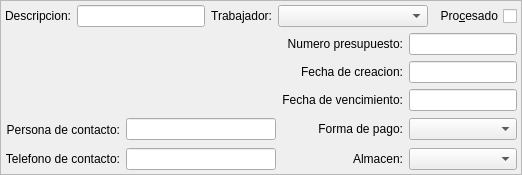
    <widget class="QFrame" name="frame">
     <property name="sizePolicy">
      <sizepolicy hsizetype="Expanding" vsizetype="Preferred">
       <horstretch>0</horstretch>
       <verstretch>0</verstretch>
      </sizepolicy>
     </property>
     <property name="minimumSize">
      <size>
       <width>0</width>
       <height>0</height>
      </size>
     </property>
     <property name="frameShape">
      <enum>QFrame::StyledPanel</enum>
     </property>
     <property name="frameShadow">
      <enum>QFrame::Raised</enum>
     </property>
     <layout class="QGridLayout" name="gridLayout">
      <property name="leftMargin">
       <number>4</number>
      </property>
      <property name="topMargin">
       <number>4</number>
      </property>
      <property name="rightMargin">
       <number>4</number>
      </property>
      <property name="bottomMargin">
       <number>4</number>
      </property>
      <item row="0" column="0" colspan="4">
       <layout class="QHBoxLayout" name="horizontalLayout">
        <item>
         <widget class="QLabel" name="label8">
          <property name="sizePolicy">
           <sizepolicy hsizetype="Preferred" vsizetype="Fixed">
            <horstretch>0</horstretch>
            <verstretch>0</verstretch>
           </sizepolicy>
          </property>
          <property name="text">
           <string>Descripcion:</string>
          </property>
          <property name="alignment">
           <set>Qt::AlignRight|Qt::AlignTrailing|Qt::AlignVCenter</set>
          </property>
          <property name="buddy">
           <cstring>mui_descpresupuesto</cstring>
          </property>
         </widget>
        </item>
        <item>
         <widget class="QLineEdit" name="mui_descpresupuesto">
          <property name="sizePolicy">
           <sizepolicy hsizetype="Expanding" vsizetype="Preferred">
            <horstretch>0</horstretch>
            <verstretch>0</verstretch>
           </sizepolicy>
          </property>
          <property name="maxLength">
           <number>150</number>
          </property>
         </widget>
        </item>
        <item>
         <widget class="QLabel" name="label10">
          <property name="sizePolicy">
           <sizepolicy hsizetype="Preferred" vsizetype="Fixed">
            <horstretch>0</horstretch>
            <verstretch>0</verstretch>
           </sizepolicy>
          </property>
          <property name="text">
           <string>Trabajador:</string>
          </property>
          <property name="alignment">
           <set>Qt::AlignRight|Qt::AlignTrailing|Qt::AlignVCenter</set>
          </property>
          <property name="buddy">
           <cstring>mui_idtrabajador</cstring>
          </property>
         </widget>
        </item>
        <item>
         <widget class="BfBuscarTrabajador" name="mui_idtrabajador">
          <property name="minimumSize">
           <size>
            <width>150</width>
            <height>0</height>
           </size>
          </property>
          <property name="maximumSize">
           <size>
            <width>150</width>
            <height>16777215</height>
           </size>
          </property>
         </widget>
        </item>
        <item>
         <widget class="QCheckBox" name="mui_procesadopresupuesto">
          <property name="layoutDirection">
           <enum>Qt::RightToLeft</enum>
          </property>
          <property name="text">
           <string>Pro&amp;cesado</string>
          </property>
         </widget>
        </item>
       </layout>
      </item>
      <item row="1" column="0" rowspan="3" colspan="2">
       <widget class="BlSearchWidget" name="mui_idcliente" native="true">
        <property name="sizePolicy">
         <sizepolicy hsizetype="Ignored" vsizetype="Ignored">
          <horstretch>0</horstretch>
          <verstretch>0</verstretch>
         </sizepolicy>
        </property>
        <property name="minimumSize">
         <size>
          <width>100</width>
          <height>0</height>
         </size>
        </property>
       </widget>
      </item>
      <item row="1" column="2">
       <widget class="QLabel" name="label7">
        <property name="sizePolicy">
         <sizepolicy hsizetype="Preferred" vsizetype="Fixed">
          <horstretch>0</horstretch>
          <verstretch>0</verstretch>
         </sizepolicy>
        </property>
        <property name="text">
         <string>Numero presupuesto:</string>
        </property>
        <property name="alignment">
         <set>Qt::AlignRight|Qt::AlignTrailing|Qt::AlignVCenter</set>
        </property>
        <property name="buddy">
         <cstring>mui_numpresupuesto</cstring>
        </property>
       </widget>
      </item>
      <item row="1" column="3">
       <widget class="QLineEdit" name="mui_numpresupuesto">
        <property name="sizePolicy">
         <sizepolicy hsizetype="Preferred" vsizetype="Preferred">
          <horstretch>0</horstretch>
          <verstretch>0</verstretch>
         </sizepolicy>
        </property>
        <property name="minimumSize">
         <size>
          <width>100</width>
          <height>0</height>
         </size>
        </property>
        <property name="maximumSize">
         <size>
          <width>150</width>
          <height>16777215</height>
         </size>
        </property>
       </widget>
      </item>
      <item row="2" column="2">
       <widget class="QLabel" name="label15">
        <property name="sizePolicy">
         <sizepolicy hsizetype="Preferred" vsizetype="Fixed">
          <horstretch>0</horstretch>
          <verstretch>0</verstretch>
         </sizepolicy>
        </property>
        <property name="text">
         <string>Fecha de creacion:</string>
        </property>
        <property name="alignment">
         <set>Qt::AlignRight|Qt::AlignTrailing|Qt::AlignVCenter</set>
        </property>
        <property name="buddy">
         <cstring>mui_fpresupuesto</cstring>
        </property>
       </widget>
      </item>
      <item row="2" column="3">
       <widget class="BlDateSearch" name="mui_fpresupuesto">
        <property name="minimumSize">
         <size>
          <width>100</width>
          <height>0</height>
         </size>
        </property>
        <property name="maximumSize">
         <size>
          <width>150</width>
          <height>16777215</height>
         </size>
        </property>
       </widget>
      </item>
      <item row="3" column="2">
       <widget class="QLabel" name="label11">
        <property name="sizePolicy">
         <sizepolicy hsizetype="Preferred" vsizetype="Fixed">
          <horstretch>0</horstretch>
          <verstretch>0</verstretch>
         </sizepolicy>
        </property>
        <property name="text">
         <string>Fecha de vencimiento:</string>
        </property>
        <property name="alignment">
         <set>Qt::AlignRight|Qt::AlignTrailing|Qt::AlignVCenter</set>
        </property>
        <property name="buddy">
         <cstring>mui_vencpresupuesto</cstring>
        </property>
       </widget>
      </item>
      <item row="3" column="3">
       <widget class="BlDateSearch" name="mui_vencpresupuesto">
        <property name="minimumSize">
         <size>
          <width>100</width>
          <height>0</height>
         </size>
        </property>
        <property name="maximumSize">
         <size>
          <width>150</width>
          <height>16777215</height>
         </size>
        </property>
       </widget>
      </item>
      <item row="4" column="0">
       <widget class="QLabel" name="label9">
        <property name="sizePolicy">
         <sizepolicy hsizetype="Preferred" vsizetype="Fixed">
          <horstretch>0</horstretch>
          <verstretch>0</verstretch>
         </sizepolicy>
        </property>
        <property name="minimumSize">
         <size>
          <width>0</width>
          <height>25</height>
         </size>
        </property>
        <property name="text">
         <string>Persona de contacto:</string>
        </property>
        <property name="alignment">
         <set>Qt::AlignRight|Qt::AlignTrailing|Qt::AlignVCenter</set>
        </property>
        <property name="buddy">
         <cstring>mui_contactpresupuesto</cstring>
        </property>
       </widget>
      </item>
      <item row="4" column="1">
       <widget class="QLineEdit" name="mui_contactpresupuesto">
        <property name="sizePolicy">
         <sizepolicy hsizetype="Expanding" vsizetype="Fixed">
          <horstretch>0</horstretch>
          <verstretch>0</verstretch>
         </sizepolicy>
        </property>
        <property name="minimumSize">
         <size>
          <width>150</width>
          <height>0</height>
         </size>
        </property>
       </widget>
      </item>
      <item row="4" column="2">
       <widget class="QLabel" name="label12">
        <property name="sizePolicy">
         <sizepolicy hsizetype="Preferred" vsizetype="Fixed">
          <horstretch>0</horstretch>
          <verstretch>0</verstretch>
         </sizepolicy>
        </property>
        <property name="text">
         <string>Forma de pago:</string>
        </property>
        <property name="alignment">
         <set>Qt::AlignRight|Qt::AlignTrailing|Qt::AlignVCenter</set>
        </property>
        <property name="buddy">
         <cstring>mui_idforma_pago</cstring>
        </property>
       </widget>
      </item>
      <item row="4" column="3">
       <widget class="BfBuscarFormaPago" name="mui_idforma_pago">
        <property name="maximumSize">
         <size>
          <width>150</width>
          <height>16777215</height>
         </size>
        </property>
       </widget>
      </item>
      <item row="5" column="0">
       <widget class="QLabel" name="label14">
        <property name="sizePolicy">
         <sizepolicy hsizetype="Preferred" vsizetype="Fixed">
          <horstretch>0</horstretch>
          <verstretch>0</verstretch>
         </sizepolicy>
        </property>
        <property name="text">
         <string>Telefono de contacto:</string>
        </property>
        <property name="alignment">
         <set>Qt::AlignRight|Qt::AlignTrailing|Qt::AlignVCenter</set>
        </property>
        <property name="buddy">
         <cstring>mui_telpresupuesto</cstring>
        </property>
       </widget>
      </item>
      <item row="5" column="1">
       <widget class="QLineEdit" name="mui_telpresupuesto">
        <property name="sizePolicy">
         <sizepolicy hsizetype="Expanding" vsizetype="Fixed">
          <horstretch>0</horstretch>
          <verstretch>0</verstretch>
         </sizepolicy>
        </property>
        <property name="minimumSize">
         <size>
          <width>150</width>
          <height>0</height>
         </size>
        </property>
       </widget>
      </item>
      <item row="5" column="2">
       <widget class="QLabel" name="m_lblalmacen">
        <property name="sizePolicy">
         <sizepolicy hsizetype="Preferred" vsizetype="Fixed">
          <horstretch>0</horstretch>
          <verstretch>0</verstretch>
         </sizepolicy>
        </property>
        <property name="text">
         <string>Almacen:</string>
        </property>
        <property name="alignment">
         <set>Qt::AlignRight|Qt::AlignTrailing|Qt::AlignVCenter</set>
        </property>
        <property name="buddy">
         <cstring>mui_idalmacen</cstring>
        </property>
       </widget>
      </item>
      <item row="5" column="3">
       <widget class="BfBuscarAlmacen" name="mui_idalmacen">
        <property name="minimumSize">
         <size>
          <width>100</width>
          <height>0</height>
         </size>
        </property>
        <property name="maximumSize">
         <size>
          <width>150</width>
          <height>16777215</height>
         </size>
        </property>
       </widget>
      </item>
     </layout>
    </widget>
